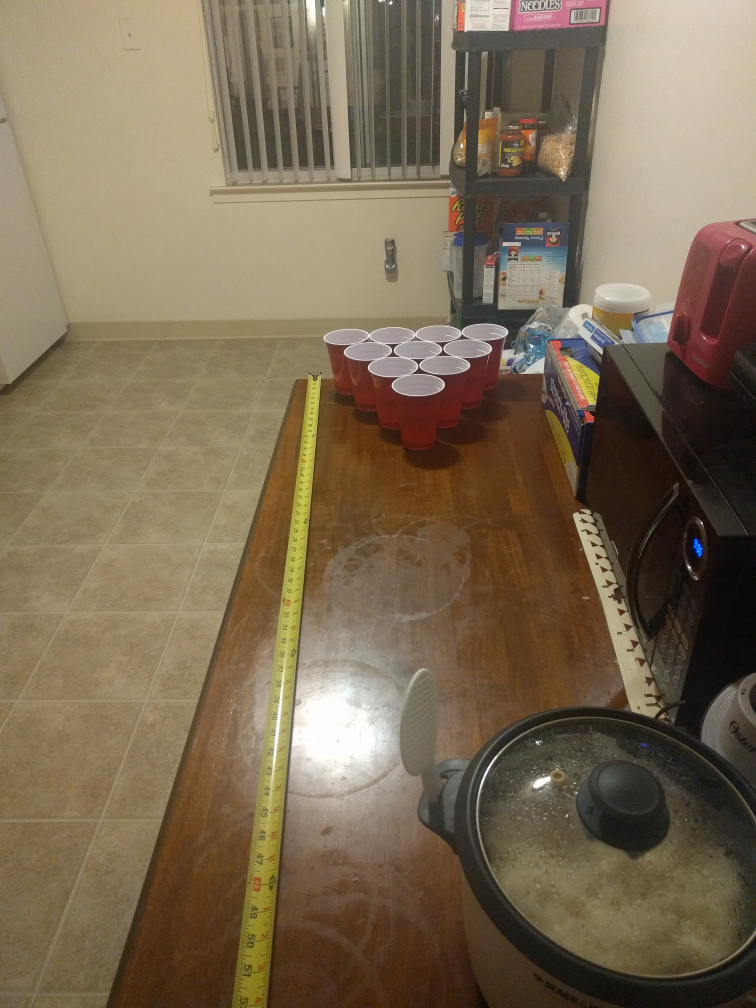
#> input picture samples/IMG_20170430_210143.jpg, 3024 x 4032 px (shown at 1/4 size)
$ python distance_to_camera.py   (older library calls are emulated)
#> lines starting #> are read from the running program, lines starting #| are printed output that depends on the picture; after the words box and inside, x2 and y2 are one past the last pixel; in counts of white or black regions, pixels touching at a corner belong together; long printed decimals are rounded
#> further down, image is the input picture: shape (4032, 3024, 3); mean B, G, R 82.9, 106.4, 122.7
import numpy as npy
import cv2
import time

def find_target(image):
    #convert image to grayscale
    gray = cv2.cvtColor(image, cv2.COLOR_BGR2GRAY)
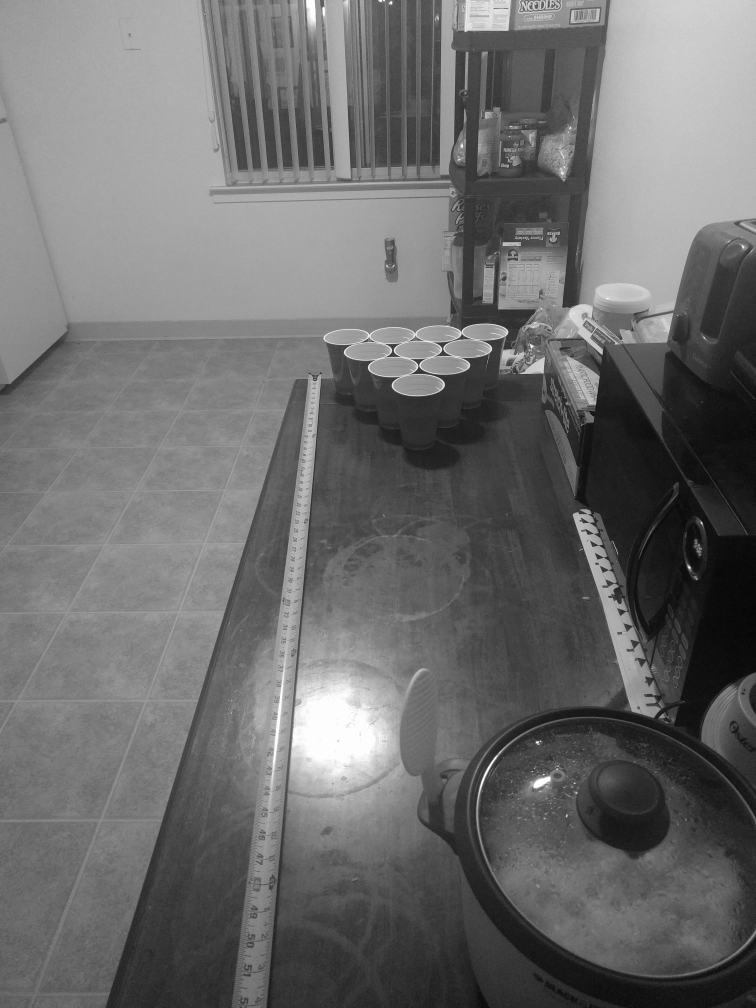
#> gray: shape (4032, 3024) (shown at 1/4 size); min 0, max 255, mean 108.6
    gray = cv2.GaussianBlur(gray, (5,5), 0)
    edged = cv2.Canny(gray, 35, 125)
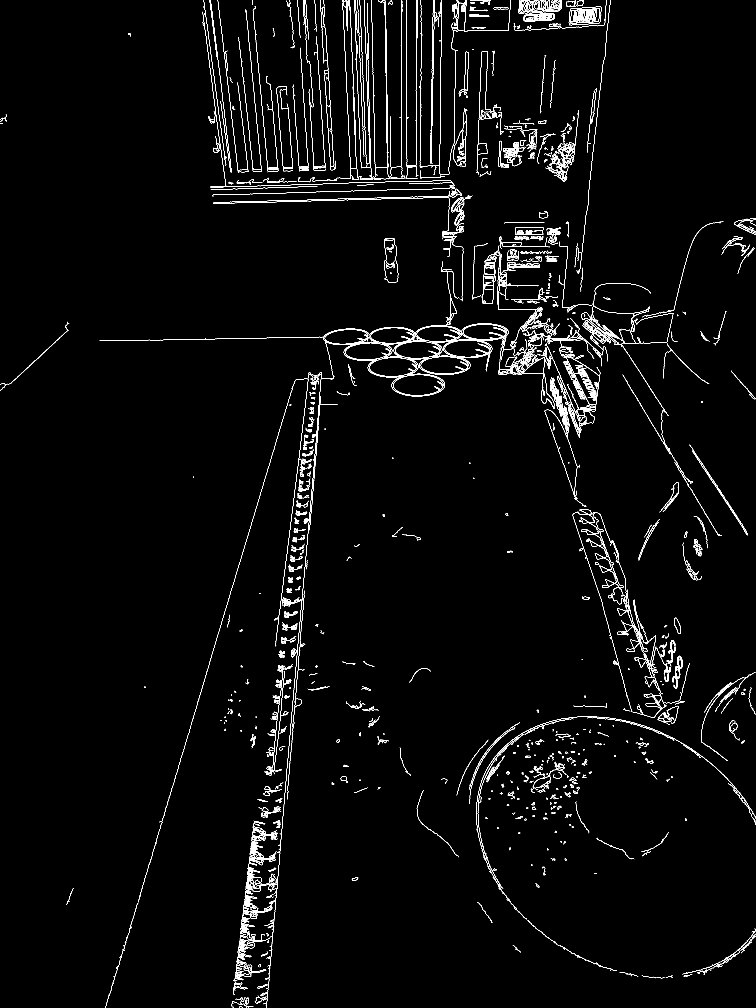
#> edged: shape (4032, 3024) (shown at 1/4 size); 1.4% white in thin lines or dots

    #find contours and keep largest one?? from tutorial
    (_, cnts, _) = cv2.findContours(edged.copy(), cv2.RETR_LIST, cv2.CHAIN_APPROX_SIMPLE)
#> cnts = 2179 contours, 1364 with area under 20; largest, box (x1, y1, x2, y2) and area: (1846, 1294, 2034, 1362) 9914, (1846, 1294, 2034, 1362) 9856, (2275, 27, 2406, 101) 8150, (2275, 27, 2406, 101) 8140, (2281, 34, 2400, 94) 5910
    c = max(cnts, key=cv2.contourArea)
#> c = contour of 164 points, box (x1, y1, x2, y2) (1846, 1294, 2034, 1362), area 9914

    return cv2.minAreaRect(c)


def distance_to_camera(knownWidth, focalLength, perWidth):
    # compute and return the distance from the maker to the camera
    return (knownWidth * focalLength) / perWidth


# initialize the known distance from the camera to the object, which
# in this case is 24 inches
KNOWN_DISTANCE = 45.0

# initialize the known object width, which in this case, the piece of
# paper is 11 inches wide
KNOWN_WIDTH = 3.1

# initialize the list of images that we'll be using
IMAGE_PATHS = ["samples/IMG_20170430_210143.jpg"]
#, "IMG_20170426_193126.jpg"]

# load the furst image that contains an object that is KNOWN TO BE 2 feet
# from our camera, then find the paper marker in the image, and initialize
# the focal length
image = cv2.imread(IMAGE_PATHS[0])
marker = find_target(image)
#> marker = ((1939.5, 1327.5), (67, 187), -90)
focalLength = (marker[1][0] * KNOWN_DISTANCE) / KNOWN_WIDTH
#> focalLength = 972.6

# loop over the images
for imagePath in IMAGE_PATHS:
    # load the image, find the ma  rker in the image, then compute the
    # distance to the marker from the camera
    image = cv2.imread(imagePath)
    marker = find_target(image)
    print(marker[1][0])
#| 67.0
    inches = distance_to_camera(KNOWN_WIDTH, focalLength, marker[1][0])
#> inches = 45

    # draw a bounding box around the image and display it
    box = npy.int0(cv2.boxPoints(marker))
#> box = [[2033, 1361], [1846, 1361], [1846, 1294], [2033, 1294]]
    cv2.drawContours(image, [box], -1, (0, 255, 0), 2)
    cv2.putText(image, "%.2fft" % (inches / 12),
                (image.shape[1] - 200, image.shape[0] - 20), cv2.FONT_HERSHEY_SIMPLEX,
                2.0, (0, 255, 0), 3)
    newx, newy = image.shape[1] / 6, image.shape[0] / 6
#> newx = 504; newy = 672
    newimage = cv2.resize(image, (int(newx), int(newy)))
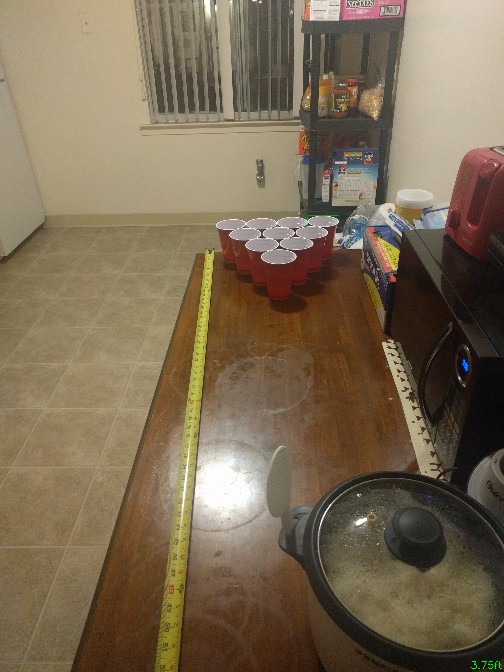
#> newimage: shape (672, 504, 3); mean B, G, R 83, 106.5, 122.8
    cv2.imshow("image", newimage)

    cv2.resizeWindow("image", 500, 500)
    print(imagePath)
    cv2.waitKey(0)

cv2.destroyAllWindows()

$ run again, with samples/IMG_20170426_193126.jpg copied over samples/IMG_20170430_210143.jpg
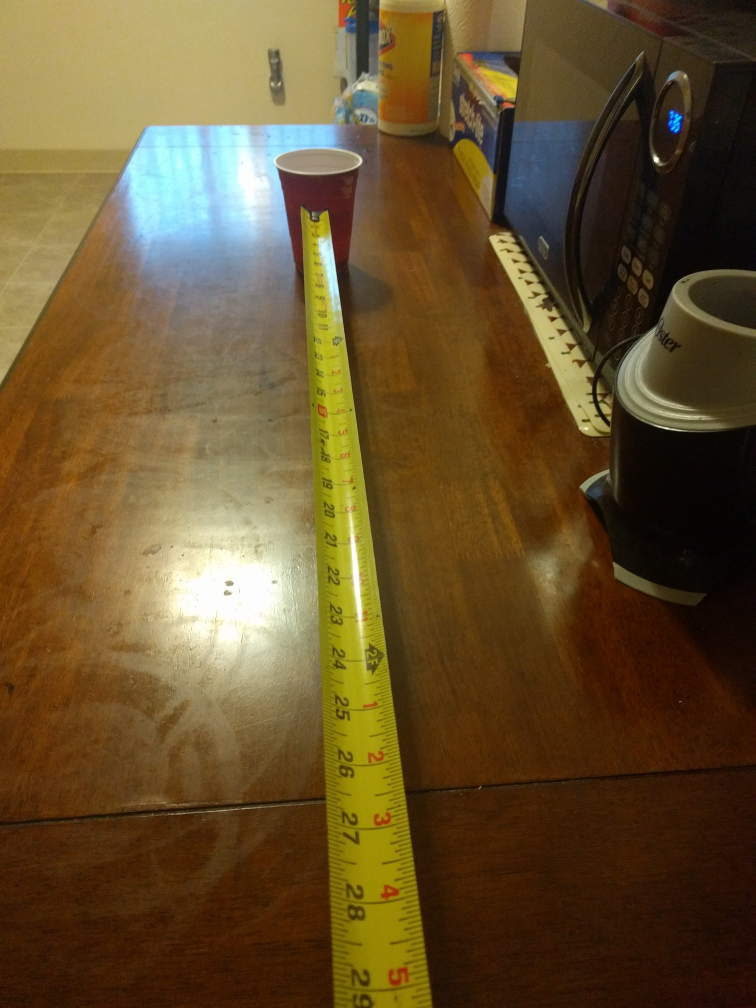
#> input picture samples/IMG_20170426_193126.jpg, 3024 x 4032 px (shown at 1/4 size)
#> image is the input picture: shape (4032, 3024, 3); mean B, G, R 44.7, 80.7, 101.8
#> in find_target, `edged = cv2.Canny(gray, 35, 125)`:
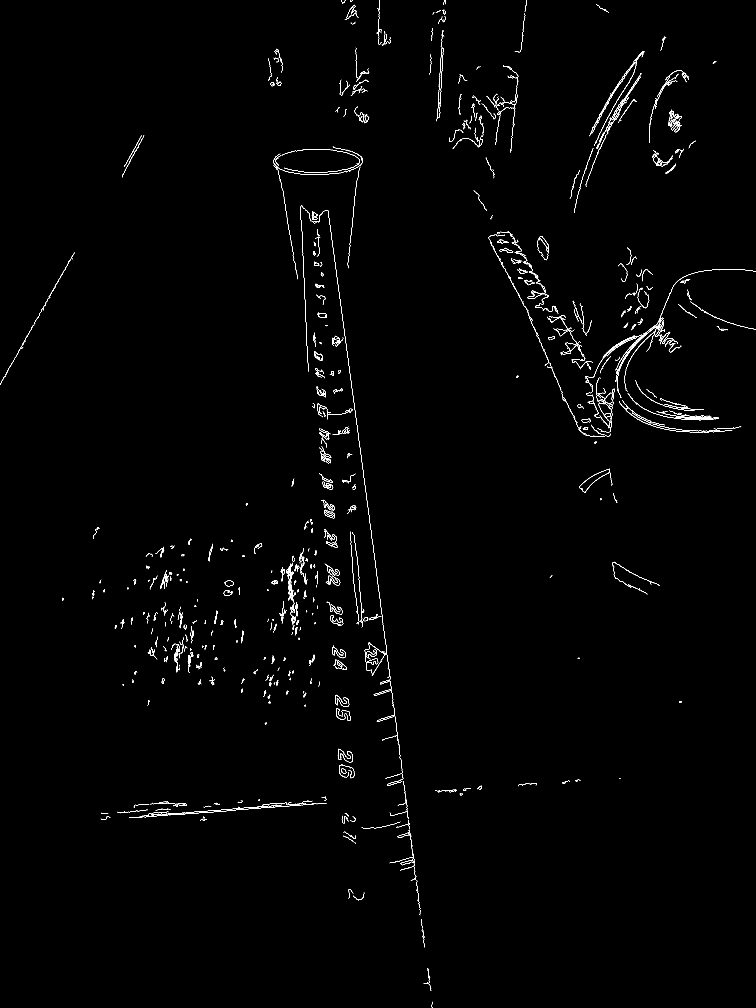
#> edged: shape (4032, 3024) (shown at 1/4 size); 0.53% white in thin lines or dots
#> cnts = 1119 contours, 878 with area under 20; largest, box (x1, y1, x2, y2) and area: (1297, 2038, 1340, 2073) 830, (1297, 2040, 1340, 2073) 804, (894, 2360, 930, 2383) 486, (894, 2360, 927, 2383) 458, (1304, 2164, 1350, 2191) 396
#> c = contour of 61 points, box (x1, y1, x2, y2) (1297, 2038, 1340, 2073), area 830
#> marker = ((1317.9, 2056.4), (23.04, 47.58), -70.91)
#> focalLength = 334.5
#| 23.043
#> inches = 45
#> box = [[1336, 2075], [1291, 2059], [1299, 2037], [1344, 2053]]
#> `newimage = cv2.resize(image, (int(newx), int(newy)))`:
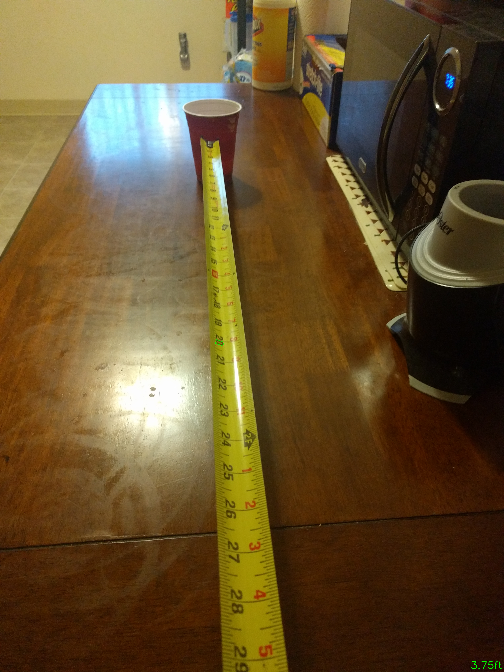
#> newimage: shape (672, 504, 3); mean B, G, R 44.8, 80.9, 101.9

$ run again, with samples/IMG_20170423_194339.jpg copied over samples/IMG_20170430_210143.jpg
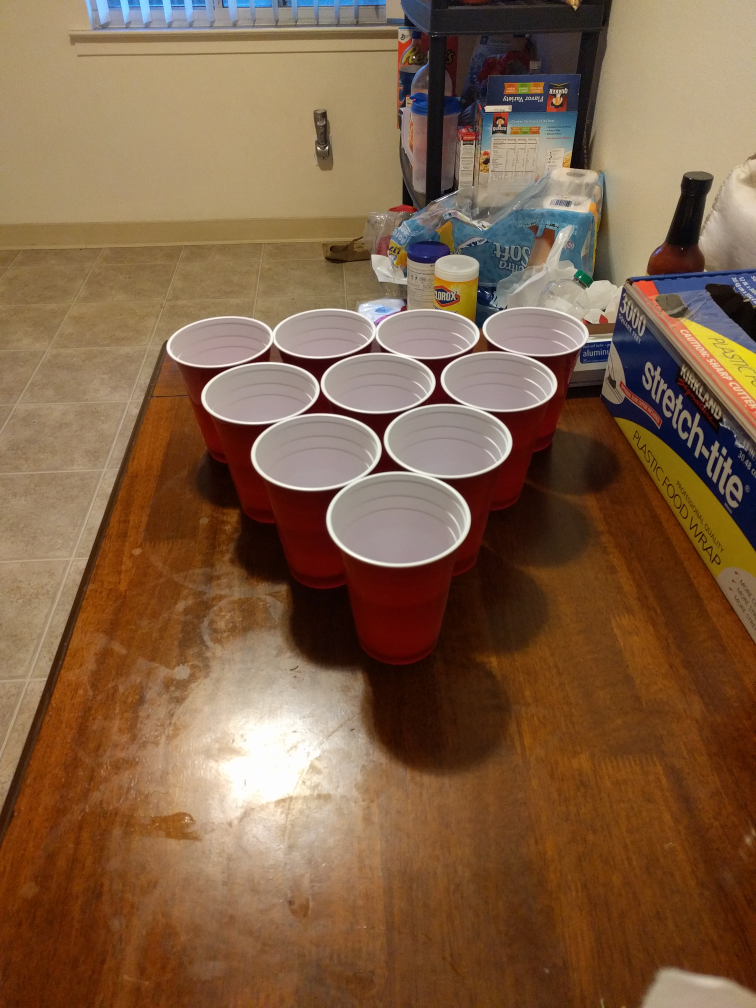
#> input picture samples/IMG_20170423_194339.jpg, 3024 x 4032 px (shown at 1/4 size)
#> image is the input picture: shape (4032, 3024, 3); mean B, G, R 69.9, 97.1, 128.6
#> in find_target, `edged = cv2.Canny(gray, 35, 125)`:
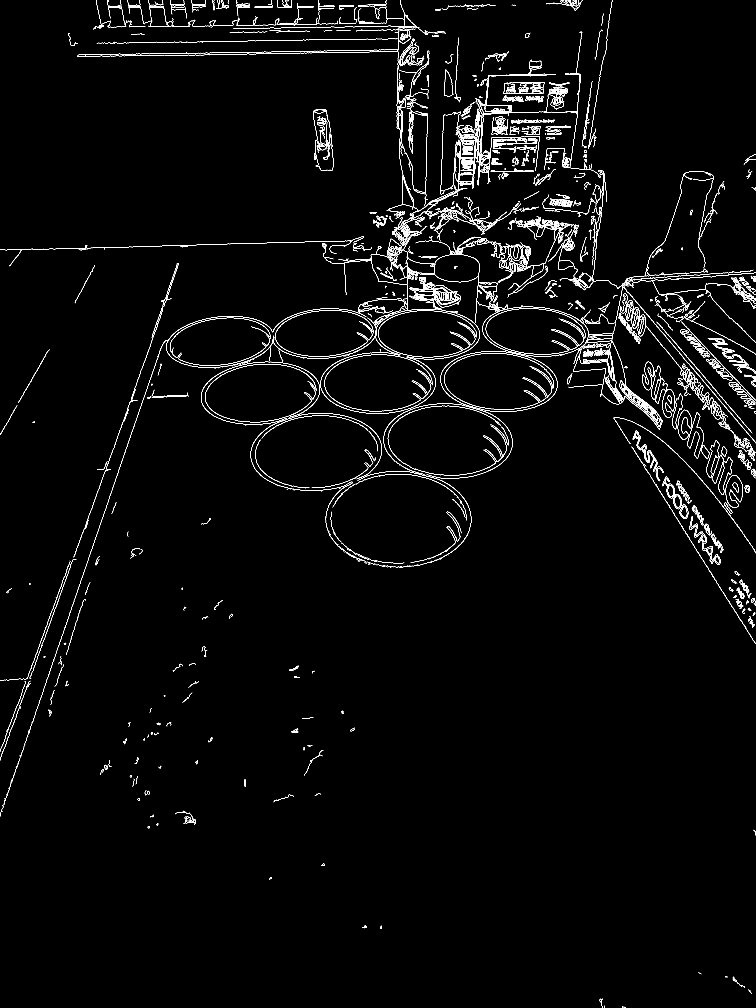
#> edged: shape (4032, 3024) (shown at 1/4 size); 1.3% white in thin lines or dots
#> cnts = 2214 contours, 1296 with area under 20; largest, box (x1, y1, x2, y2) and area: (1762, 1404, 2231, 1648) 88700, (1762, 1404, 2231, 1648) 88460, (2711, 1639, 2767, 1759) 3346, (2711, 1639, 2767, 1759) 3246, (1936, 421, 2048, 448) 2642
#> c = contour of 493 points, box (x1, y1, x2, y2) (1762, 1404, 2231, 1648), area 88700
#> marker = ((1995.8, 1525.9), (242.3, 468.9), -86.19)
#> focalLength = 3517.7
#| 242.329
#> inches = 45
#> box = [[2221, 1662], [1753, 1631], [1769, 1389], [2237, 1420]]
#> `newimage = cv2.resize(image, (int(newx), int(newy)))`:
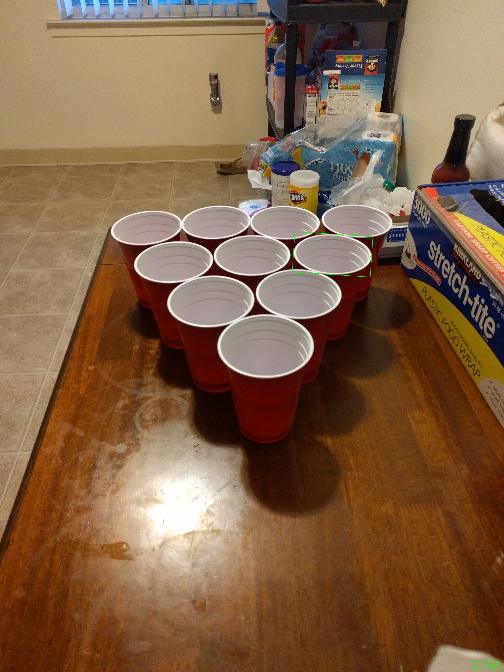
#> newimage: shape (672, 504, 3); mean B, G, R 69.9, 97.3, 128.6

$ run again, with samples/IMG_20170423_194359.jpg copied over samples/IMG_20170430_210143.jpg
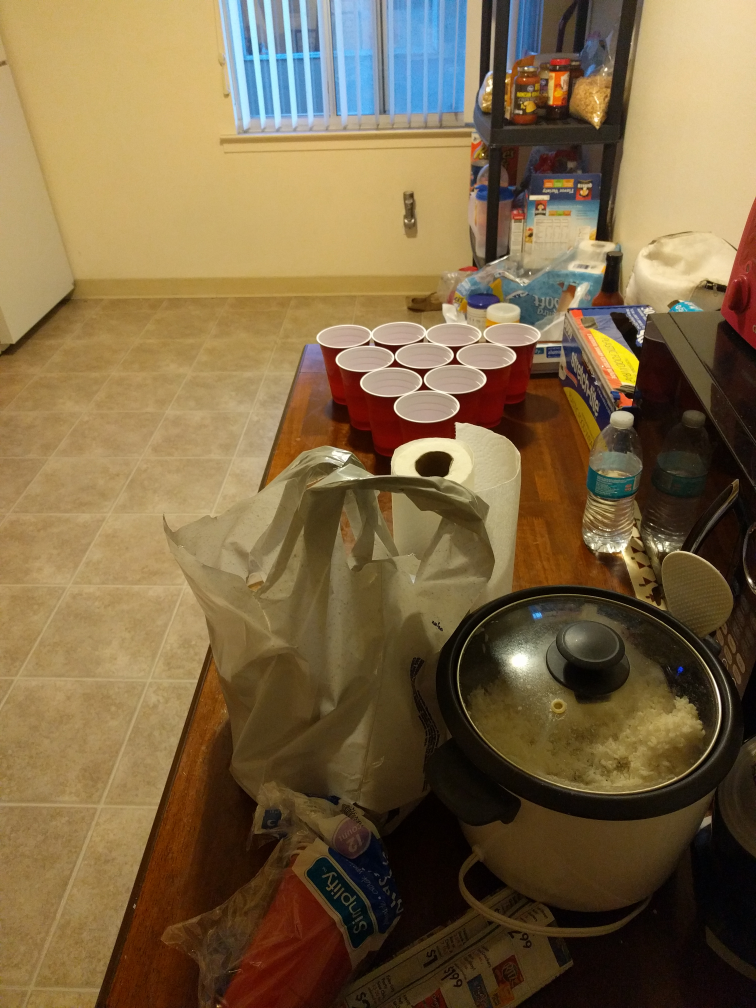
#> input picture samples/IMG_20170423_194359.jpg, 3024 x 4032 px (shown at 1/4 size)
#> image is the input picture: shape (4032, 3024, 3); mean B, G, R 69.3, 103.5, 124.8
#> in find_target, `edged = cv2.Canny(gray, 35, 125)`:
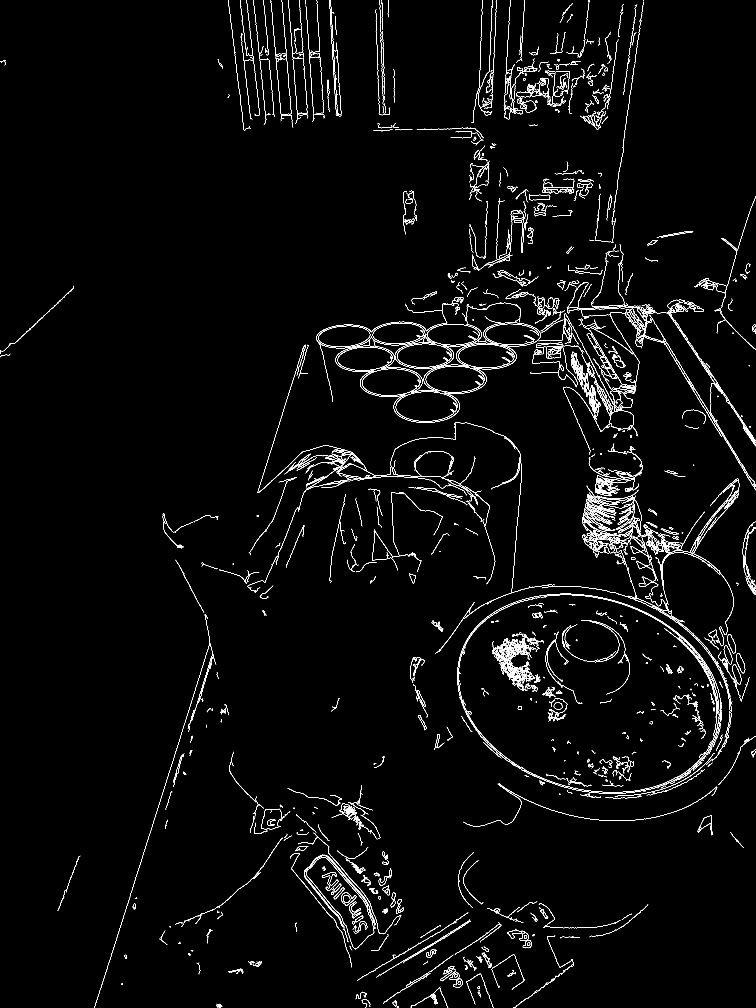
#> edged: shape (4032, 3024) (shown at 1/4 size); 1.5% white in thin lines or dots
#> cnts = 2289 contours, 1573 with area under 20; largest, box (x1, y1, x2, y2) and area: (1226, 3429, 1502, 3798) 39926, (1226, 3429, 1497, 3795) 39506, (1273, 1303, 1481, 1388) 13440, (1273, 1303, 1481, 1388) 13362, (1364, 3570, 1425, 3623) 1807
#> c = contour of 388 points, box (x1, y1, x2, y2) (1226, 3429, 1502, 3798), area 39926
#> marker = ((1371.5, 3600.1), (137.2, 383.6), -32.88)
#> focalLength = 1991.5
#| 137.189
#> inches = 45
#> box = [[1418, 3798], [1209, 3476], [1324, 3401], [1533, 3723]]
#> `newimage = cv2.resize(image, (int(newx), int(newy)))`:
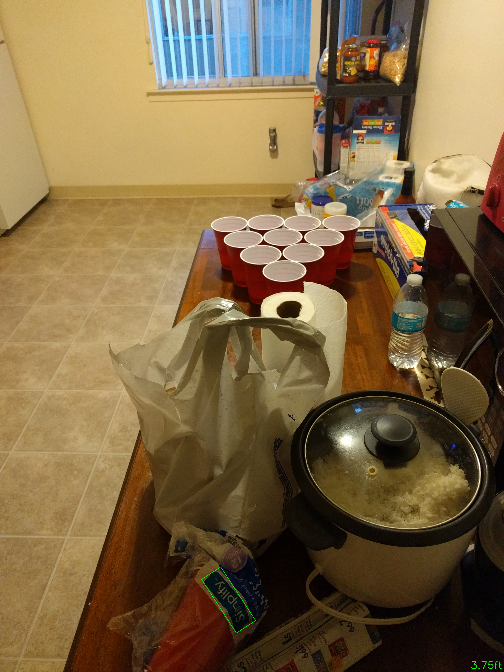
#> newimage: shape (672, 504, 3); mean B, G, R 69.4, 103.7, 124.9
